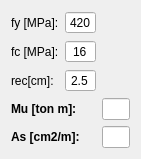
      <widget class="QWidget" name="scrollAreaWidgetContents_6">
       <property name="geometry">
        <rect>
         <x>0</x>
         <y>0</y>
         <width>141</width>
         <height>142</height>
        </rect>
       </property>
       <layout class="QGridLayout" name="gridLayout_7">
        <item row="0" column="0">
         <widget class="QLabel" name="label_54">
          <property name="text">
           <string>fy [MPa]:</string>
          </property>
         </widget>
        </item>
        <item row="0" column="1">
         <widget class="QDoubleSpinBox" name="fyInput">
          <property name="maximumSize">
           <size>
            <width>35</width>
            <height>16777215</height>
           </size>
          </property>
          <property name="locale">
           <locale language="English" country="UnitedStates"/>
          </property>
          <property name="alignment">
           <set>Qt::AlignCenter</set>
          </property>
          <property name="buttonSymbols">
           <enum>QAbstractSpinBox::NoButtons</enum>
          </property>
          <property name="decimals">
           <number>0</number>
          </property>
          <property name="minimum">
           <double>240.000000000000000</double>
          </property>
          <property name="maximum">
           <double>420.000000000000000</double>
          </property>
          <property name="singleStep">
           <double>1000.000000000000000</double>
          </property>
          <property name="value">
           <double>420.000000000000000</double>
          </property>
         </widget>
        </item>
        <item row="1" column="0">
         <widget class="QLabel" name="label_53">
          <property name="text">
           <string>fc [MPa]:</string>
          </property>
         </widget>
        </item>
        <item row="1" column="1">
         <widget class="QDoubleSpinBox" name="fcInput">
          <property name="maximumSize">
           <size>
            <width>35</width>
            <height>16777215</height>
           </size>
          </property>
          <property name="locale">
           <locale language="English" country="UnitedStates"/>
          </property>
          <property name="alignment">
           <set>Qt::AlignCenter</set>
          </property>
          <property name="buttonSymbols">
           <enum>QAbstractSpinBox::NoButtons</enum>
          </property>
          <property name="decimals">
           <number>0</number>
          </property>
          <property name="minimum">
           <double>16.000000000000000</double>
          </property>
          <property name="maximum">
           <double>35.000000000000000</double>
          </property>
          <property name="singleStep">
           <double>5.000000000000000</double>
          </property>
          <property name="value">
           <double>16.000000000000000</double>
          </property>
         </widget>
        </item>
        <item row="2" column="0">
         <widget class="QLabel" name="label_52">
          <property name="text">
           <string>rec[cm]:</string>
          </property>
         </widget>
        </item>
        <item row="2" column="1">
         <widget class="QDoubleSpinBox" name="recInput">
          <property name="maximumSize">
           <size>
            <width>35</width>
            <height>16777215</height>
           </size>
          </property>
          <property name="locale">
           <locale language="English" country="UnitedStates"/>
          </property>
          <property name="alignment">
           <set>Qt::AlignCenter</set>
          </property>
          <property name="buttonSymbols">
           <enum>QAbstractSpinBox::NoButtons</enum>
          </property>
          <property name="decimals">
           <number>1</number>
          </property>
          <property name="minimum">
           <double>1.000000000000000</double>
          </property>
          <property name="maximum">
           <double>7.000000000000000</double>
          </property>
          <property name="singleStep">
           <double>0.050000000000000</double>
          </property>
          <property name="value">
           <double>2.500000000000000</double>
          </property>
         </widget>
        </item>
        <item row="3" column="0" colspan="2">
         <widget class="QLabel" name="label_55">
          <property name="font">
           <font>
            <pointsize>9</pointsize>
            <weight>75</weight>
            <bold>true</bold>
           </font>
          </property>
          <property name="text">
           <string>Mu [ton m]:</string>
          </property>
         </widget>
        </item>
        <item row="3" column="2">
         <widget class="QLineEdit" name="muOut">
          <property name="maximumSize">
           <size>
            <width>40</width>
            <height>16777215</height>
           </size>
          </property>
          <property name="font">
           <font>
            <pointsize>9</pointsize>
            <weight>75</weight>
            <bold>true</bold>
           </font>
          </property>
          <property name="maxLength">
           <number>4</number>
          </property>
         </widget>
        </item>
        <item row="4" column="0" colspan="2">
         <widget class="QLabel" name="label_51">
          <property name="font">
           <font>
            <pointsize>9</pointsize>
            <weight>75</weight>
            <bold>true</bold>
           </font>
          </property>
          <property name="text">
           <string>As [cm2/m]:</string>
          </property>
         </widget>
        </item>
        <item row="4" column="2">
         <widget class="QLineEdit" name="asOut">
          <property name="maximumSize">
           <size>
            <width>40</width>
            <height>16777215</height>
           </size>
          </property>
          <property name="font">
           <font>
            <pointsize>9</pointsize>
            <weight>75</weight>
            <bold>true</bold>
           </font>
          </property>
          <property name="locale">
           <locale language="English" country="UnitedStates"/>
          </property>
          <property name="maxLength">
           <number>4</number>
          </property>
          <property name="alignment">
           <set>Qt::AlignCenter</set>
          </property>
         </widget>
        </item>
       </layout>
       <zorder>label_52</zorder>
       <zorder>recInput</zorder>
       <zorder>label_53</zorder>
       <zorder>fcInput</zorder>
       <zorder>label_54</zorder>
       <zorder>fyInput</zorder>
       <zorder>label_55</zorder>
       <zorder>muOut</zorder>
       <zorder>label_51</zorder>
       <zorder>asOut</zorder>
      </widget>
